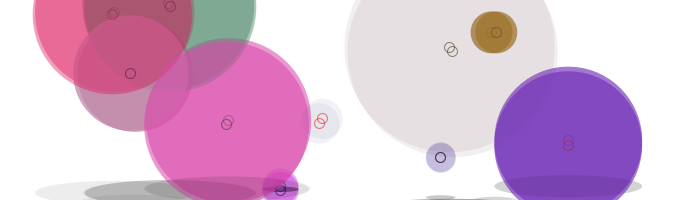
Frame 1 (no input)
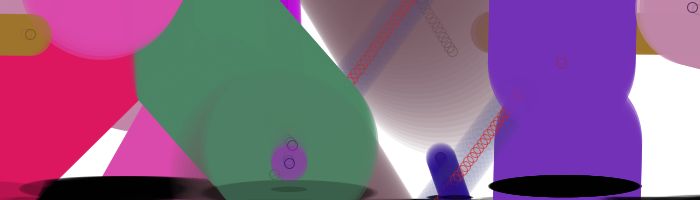
Frame 60 (the mouse pressed at the canvas centre just before this capture)
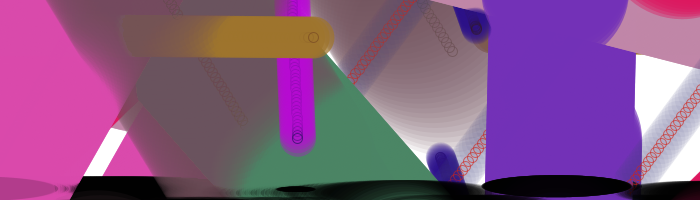
Frame 120 (the mouse held since frame 60 and released just before this capture)

The Processing sketch that drew these frames (run headless with seeded random() and noise(); from frame 60 on, the mouse is pressed at the canvas centre):

// Processing sketch: processing_122773
// ── processing_122773.pde

// Demo Program for the lecture on "Emergence"
// a program to draw moving circles using objects
// adopted from Pearson 2011
// Su Hsiu Pai


int _num = 10;      
Circle[] _circleArr = {
};  

void setup() { 
  size(700, 200); 
  background(255); 
  strokeWeight(1); 
  fill(150, 50); 
  drawCircles();
} 

void draw() {    
  //background(255);
  for (int i=0; i<_circleArr.length; i++) {
    Circle thisCirc = _circleArr[i];
    thisCirc.updateMe();
  }
} 

void mouseReleased() { 
  drawCircles();
} 

void drawCircles() { 
  for (int i=0; i<_num; i++) { 
    Circle thisCirc = new Circle();
    thisCirc.drawMe();
    _circleArr = (Circle[])append(_circleArr, thisCirc);
  }
}


class Circle {
  float x, y;
  float radius;
  color linecol, fillcol;
  float alph; 
  float xmove, ymove;


  Circle() {
    x = random(width);
    y = random(height);
    radius = random(100) + 10;
    linecol = color(random(255), random(70), random(100));
    fillcol = color(random(255), random(150), random(255));
    alph = random(255);

    xmove = random(10) - 5;
    ymove = random(10) - 5;
  }

  void drawMe() {
    noStroke();
    fill(fillcol, alph);
    ellipse(x, y, radius*2, radius*2);
    stroke(linecol, 150);
    noFill();
    ellipse(x, y, 10, 10);
    noStroke();
    fill(0,random(80));
    ellipse(x, height-3*ymove, radius*2,radius*0.3);
    line(x, y, y, x);
  }

  void updateMe() {
    x += xmove;
    y += ymove;
    if (x > (width+radius)) { 
      x=0-radius;
    }
    if (x < (0-radius)) { 
      x=width+radius;
    }
    if (y > (height+radius)) { 
      y=0-radius;
    }
    if (y < (0-radius)) { 
      y=height+radius;
    }
    drawMe();
  }
}
